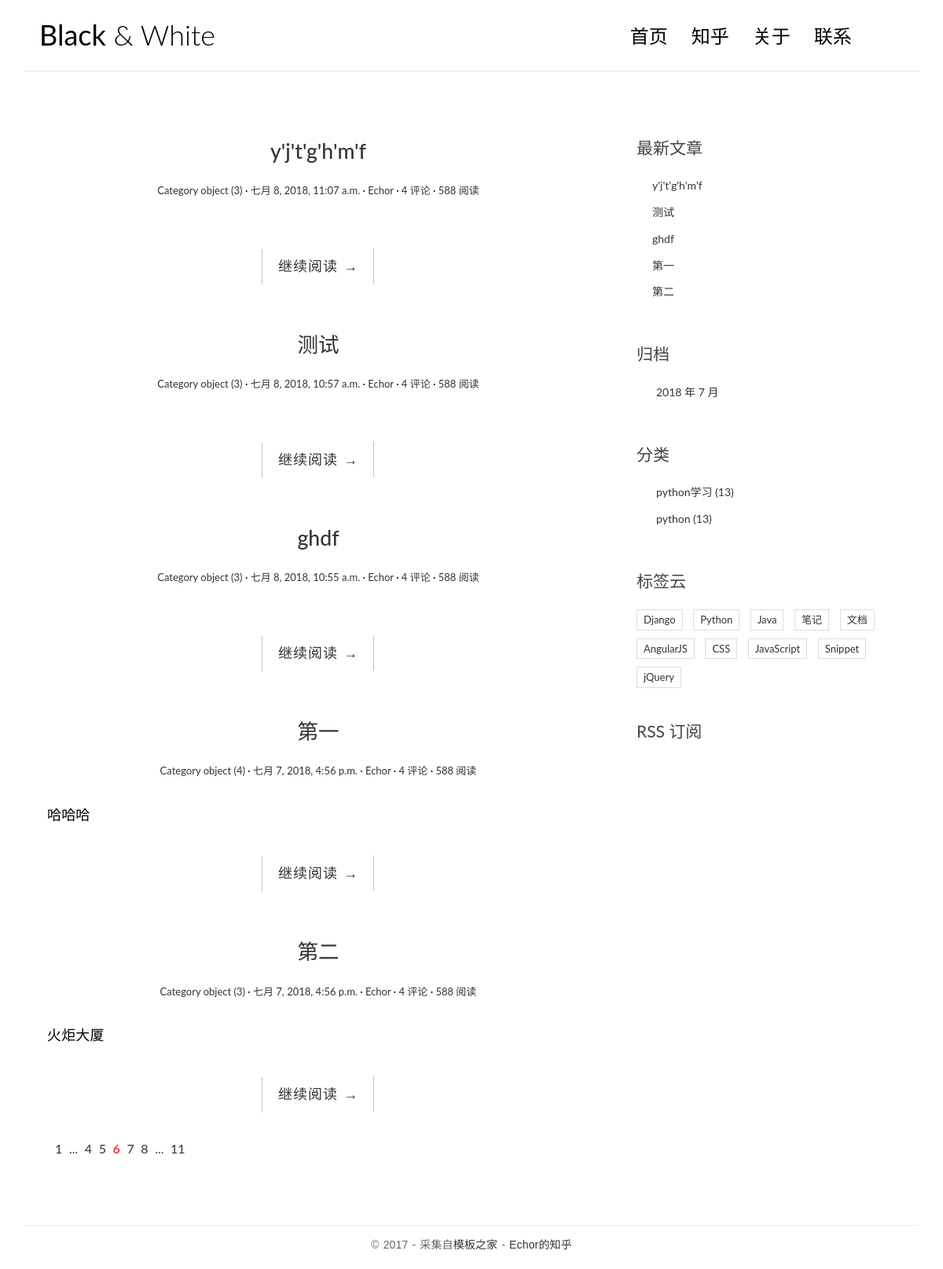
The page / on the database its author committed.
### blog/models.py (models this page shows, shortened)
@python_2_unicode_compatible
class  Post(models.Model):
    title=models.CharField(max_length=70)
    body=models.TextField()
    created_time=models.DateTimeField()
    modified_time=models.DateTimeField()
    excerpt=models.CharField(max_length=70,blank=True)
    category=models.ForeignKey(Category)
    tags=models.ManyToManyField(Tag)
    author=models.ForeignKey(User)
    def  get_absolute_url(self):
        return   reverse("blog:detail",kwargs={'pk':self.pk})

class Category(models.Model):
    name=models.CharField(max_length=70)

### blog/views.py (the view)
# urls.py: url(r'^$',views.index,name='index'),
def  index(request):
    post_list=Post.objects.all().order_by('-created_time')
    return  render(request,'blog/index.html',context={
        "post_list":post_list,
    })

### blog/templatetags/blog_tags.py (called while the page is built)
@register.simple_tag
def get_recent_posts(num=5):
    return Post.objects.all().order_by('-created_time')[:num]

@register.simple_tag
def archives():
    return Post.objects.dates('created_time', 'month', order='DESC')

@register.simple_tag
def get_categories():
    return Category.objects.all()

### templates/blog/index.html (shortened to what this page needs)
{% load staticfiles %}
{% load blog_tags %}
<!DOCTYPE html>
<html>
<head>
    <link rel="stylesheet" href="{% static  'blog/css/bootstrap.min.css' %}">
    <link rel="stylesheet" href="http://code.ionicframework.com/ionicons/2.0.1/css/ionicons.min.css">
    <link rel="stylesheet" href="{% static  'blog/css/pace.css' %}">
    <link rel="stylesheet" href="{%  static  'blog/css/custom.css' %}">
</head>
<body>
<div class="container">
    <header id="site-header">
        <div class="row">
            <div class="col-md-4 col-sm-5 col-xs-8">
                <div class="logo">
                    <h1><a href="index.html"><b>Black</b> &amp; White</a></h1>
                </div>
            </div>
            <div class="col-md-8 col-sm-7 col-xs-4">
                <nav class="main-nav" role="navigation">
                    <div class="collapse navbar-collapse" id="bs-example-navbar-collapse-1">
                        <ul class="nav navbar-nav navbar-right">
                            <li class="cl-effect-11"><a href="templates/blog/detail.html" data-hover="首页">首页</a></li>
                            <li class="cl-effect-11"><a href="https://www.zhihu.com/people/li-bai-42-49-34" data-hover="博客">知乎</a></li>
                            <li class="cl-effect-11"><a href="templates/blog/detail.html" data-hover="关于">关于</a></li>
                            <li class="cl-effect-11"><a href="1301646236@qq.com" data-hover="联系">联系</a></li>
                        </ul>
                    </div>
                </nav>
            </div>
        </div>
    </header>
</div>
<div class="content-body">
    <div class="container">
        <div class="row">
            <main class="col-md-8">
                {% for   post  in  post_list %}
                <article class="post post-{{ post.pk}}">
                    <header class="entry-header">
                        <h1 class="entry-title">
                            <a href="{{ post.get_absolute_url }}">{{post.title }}</a>
                        </h1>
                        <div class="entry-meta">
                            <span class="post-category"><a href="#">{{post.category}}</a></span>
                            <span class="post-date"><a href="#"><time class="entry-date"
                                                                      datetime="2012-11-09T23:15:57+00:00">{{ post.created_time }}</time></a></span>
                            <span class="post-author"><a href="#">{{ post.author}}</a></span>
                            <span class="comments-link"><a href="#">4 评论</a></span>
                            <span class="views-count"><a href="#">588 阅读</a></span>
                        </div>
                    </header>
                    <div class="entry-content clearfix">
                        <p>{{ post.excerpt }}</p>
                        <div class="read-more cl-effect-14">
                            <a href="{{ post.get_absolute_url }}" class="more-link">继续阅读 <span class="meta-nav">→</span></a>
                        </div>
                    </div>
                </article>
                {% empty %}
                 <div class="no-post">暂时还没有发布的文章！</div>
                {% endfor %}
                <div class="pagination">
                    <ul>
                        <li><a href="">1</a></li>
                        <li><a href="">...</a></li>
                        <li><a href="">4</a></li>
                        <li><a href="">5</a></li>
                        <li class="current"><a href="">6</a></li>
                        <li><a href="">7</a></li>
                        <li><a href="">8</a></li>
                        <li><a href="">...</a></li>
                        <li><a href="">11</a></li>
                    </ul>
                </div>
            </main>
            <aside class="col-md-4">
                <div class="widget widget-recent-posts">
                    <h3 class="widget-title">最新文章</h3>
                    {% get_recent_posts as recent_post_list %}
                      <ul>
                        {% for post in recent_post_list %}
                        <li>
                          <a href="{{ post.get_absolute_url }}">{{ post.title }}</a>
                        </li>
                        {% empty %}
                        暂无文章！
                        {% endfor %}
                      </ul>
                </div>
                <div class="widget widget-archives">
                  <h3 class="widget-title">归档</h3>
                  {% archives as date_list %}
                  <ul>
                    {% for date in date_list %}
                    <li>
                      <a href="#">{{ date.year }} 年 {{ date.month }} 月</a>
                    </li>
                    {% empty %}
                    暂无归档！
                    {% endfor %}
                  </ul>
                </div>
                <div class="widget widget-category">
                  <h3 class="widget-title">分类</h3>
                  {% get_categories as category_list %}
                  <ul>
                    {% for category in category_list %}
                    <li>
                      <a href="#">{{ category.name }} <span class="post-count">(13)</span></a>
                    </li>
                    {% empty %}
                    暂无分类！
                    {% endfor %}
                  </ul>
                </div>
                <div class="widget widget-tag-cloud">
                    <h3 class="widget-title">标签云</h3>
                    <ul>
                        <li>
                            <a href="#">Django</a>
                        </li>
                        <li>
                            <a href="#">Python</a>
                        </li>
                        <li>
                            <a href="#">Java</a>
                        </li>
                        <li>
                            <a href="#">笔记</a>
                        </li>
                        <li>
                            <a href="#">文档</a>
                        </li>
                        <li>
                            <a href="#">AngularJS</a>
                        </li>
                        <li>
                            <a href="#">CSS</a>
                        </li>
                        <li>
                            <a href="#">JavaScript</a>
                        </li>
                        <li>
                            <a href="#">Snippet</a>
                        </li>
                        <li>
                            <a href="#">jQuery</a>
                        </li>
                    </ul>
                </div>
                <div class="rss">
                    <a href=""> RSS 订阅</a>
                </div>
            </aside>
        </div>
    </div>
</div>
<footer id="site-footer">
    <div class="container">
        <div class="row">
            <div class="col-md-12">
                <p class="copyright">&copy 2017 - 采集自<a href="http://www.cssmoban.com/"
                                                        target="_blank" title="模板之家">模板之家</a>
                    - <a href="https://www.zhihu.com/people/li-bai-42-49-34/" title="网页模板" target="_blank">Echor的知乎</a>
                </p>
            </div>
        </div>
    </div>
</footer>
</body>
</html>

### blog/static/blog/css/custom.css (style rules this page uses)
* { outline: none; }
h1, h2, h3, h4, h5, h6 { margin-top: 0; }
b { font-weight: 400; }
a { color: #333; }
body { color: #444; font-family: 'Lato', sans-serif; }
p { font-family: 'Ubuntu', sans-serif; font-weight: 400; word-spacing: 1px; letter-spacing: 0.01em; }
#site-header { background-color: #FFF; padding: 25px 20px; margin-bottom: 40px; border-bottom: 1px solid #e7e7e7; }
.logo h1 a { color: #000; }
.logo h1 { margin: 0; font-family: 'Lato', sans-serif; font-weight: 300; }
.main-nav { margin-top: 11px; max-width: 95%; }
.main-nav a { color: #000000 !important; padding: 0 0 5px 0 !important; margin-right: 30px; font-family: 'Lato', sans-serif; font-weight: 300; font-size: 24px; }
.cl-effect-11 a { padding: 10px 0; color: #0972b4; text-shadow: none; }
.cl-effect-11 a::before { position: absolute; top: 0; left: 0; overflow: hidden; padding: 0 0 5px 0 !important; max-width: 0; border-bottom: 1px solid #000; color: #000; content: attr(data-hover); white-space: nowrap; -webkit-transition: max-width 0.5s; -moz-transition: max-width 0.5s; transition: max-width 0.5s; }
.content-body { padding-bottom: 4em; }
.post { background: #fff; padding: 30px 30px 0; }
.entry-title { text-align: center; font-size: 1.9em; margin-bottom: 20px; line-height: 1.6; padding: 10px 20px 0; }
.entry-meta { text-align: center; color: #DDDDDD; font-size: 13px; margin-bottom: 30px; }
.entry-content { font-size: 18px; line-height: 1.9; font-weight: 300; color: #000; }
.post-category::after, .post-date::after, .post-author::after, .comments-link::after { content: ' ·'; color: #000; }
.read-more { font-family: 'Ubuntu', sans-serif; font-weight: 400; word-spacing: 1px; letter-spacing: 0.01em; text-align: center; margin-top: 20px; }
.cl-effect-14 a { padding: 0 20px; height: 45px; line-height: 45px; position: relative; display: inline-block; margin: 15px 25px; letter-spacing: 1px; font-weight: 400; text-shadow: 0 0 1px rgba(255, 255, 255, 0.3); }
.cl-effect-14 a::before, .cl-effect-14 a::after { position: absolute; width: 45px; height: 1px; background: #C3C3C3; content: ''; -webkit-transition: all 0.3s; -moz-transition: all 0.3s; transition: all 0.3s; pointer-events: none; }
.cl-effect-14 a::before { top: 0; left: 0; -webkit-transform: rotate(90deg); -moz-transform: rotate(90deg); transform: rotate(90deg); -webkit-transform-origin: 0 0; -moz-transform-origin: 0 0; transform-origin: 0 0; }
.cl-effect-14 a::after { right: 0; bottom: 0; -webkit-transform: rotate(90deg); -moz-transform: rotate(90deg); transform: rotate(90deg); -webkit-transform-origin: 100% 0; -moz-transform-origin: 100% 0; transform-origin: 100% 0; }
.widget { background: #fff; padding: 30px 0 0; }
.widget-title { font-size: 1.5em; margin-bottom: 20px; line-height: 1.6; padding: 10px 0 0; font-weight: 400; }
.widget-recent-posts ul { padding: 0; margin: 0; padding-left: 20px; }
.widget-recent-posts ul li { list-style-type: none; position: relative; line-height: 170%; margin-bottom: 10px; }
.widget-recent-posts ul li::before { content: '\f3d3'; font-family: "Ionicons"; position: absolute; left: -17px; top: 3px; font-size: 16px; color: #000; }
.widget-archives ul { padding: 0; margin: 0; padding-left: 25px; }
.widget-archives ul li { list-style-type: none; position: relative; line-height: 170%; margin-bottom: 10px; }
.widget-archives ul li::before { content: '\f3f3'; font-family: "Ionicons"; position: absolute; left: -25px; top: 1px; font-size: 16px; color: #000; }
.widget-category ul { padding: 0; margin: 0; padding-left: 25px; }
.widget-category ul li { list-style-type: none; position: relative; line-height: 170%; margin-bottom: 10px; }
.widget-category ul li::before { content: '\f3fe'; font-family: "Ionicons"; position: absolute; left: -25px; top: 1px; font-size: 18px; color: #000; }
.widget-tag-cloud ul { padding: 0; margin: 0; margin-right: -10px; }
.widget-tag-cloud ul li { list-style-type: none; font-size: 13px; display: inline-block; margin-right: 10px; margin-bottom: 10px; padding: 3px 8px; border: 1px solid #ddd; }
.rss { font-size: 21px; margin-top: 30px; }
.rss a { color: #444; }
#site-footer { padding-top: 10px; padding: 0 0 1.5em 0; }
.copyright { text-align: center; padding-top: 1em; margin: 0; border-top: 1px solid #eee; color: #666; }
.pagination ul { list-style: none; }
.pagination ul li { display: inline-block; font-size: 16px; margin-right: 5px; }
.current a { color: red; }

### rows shown on the page
Post: title "y'j't'g'h'm'f", category "Category object (3)", created_time "七月 8, 2018, 11:07 a.m.", author "Echor"
Post: title "测试", category "Category object (3)", created_time "七月 8, 2018, 10:57 a.m.", author "Echor"
Post: title "ghdf", category "Category object (3)", created_time "七月 8, 2018, 10:55 a.m.", author "Echor"
Post: title "第一", category "Category object (4)", created_time "七月 7, 2018, 4:56 p.m.", author "Echor", excerpt "哈哈哈"
Post: title "第二", category "Category object (3)", created_time "七月 7, 2018, 4:56 p.m.", author "Echor", excerpt "火炬大厦"
Category: name "python学习"
Category: name "python"

### other values the page prints
{{ date.year }} "2018"
{{ date.month }} "7"
